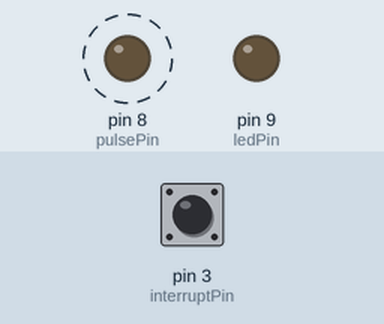
Recording of a sketch running on a simulated Arduino Nano, built with avr-gcc and run on an emulated ATmega328P. Parts: output pins drawn as LEDs (lit = HIGH). Dashed ring = blinking. The test bench sets the inputs (shaded band); at power-on: pin 3 (interruptPin) HIGH.

Above: at 1.2 s.
1.3 s: pin 3 (interruptPin) pulled LOW for 0.15 s
At 2.4 s:
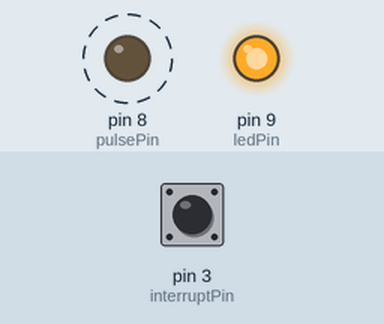
4.4 s: pin 3 (interruptPin) pulled LOW for 1 s
At 4.9 s:
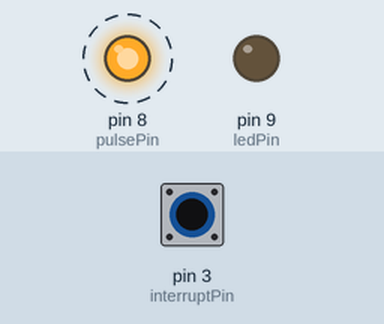
8.4 s: pin 3 (interruptPin) pulled LOW for 3.2 s
At 9.4 s:
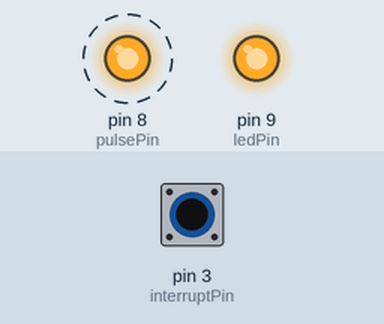
Timing chart, 0 to 19.5 s (numbered marks = the images above; inputs shaded):
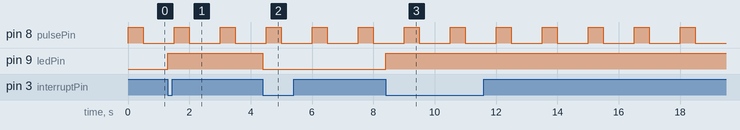

Measured:
- after the input at 1.3 s, pin 9 (ledPin): LOW → HIGH at once
- after the input at 4.4 s, pin 9 (ledPin): HIGH → LOW at once
- after the input at 8.4 s, pin 9 (ledPin): LOW → HIGH at once
- by itself, pin 8 (pulsePin): alternates HIGH for 0.50 s and LOW for 1.0 s

The sketch:

Int_1_example.ino
```cpp
// uint8_t may be used instead of byte
// Byte, uint8_t and unsigned char, they are basically the same thing in Arduino. These data types often cause confusions to new programmers.
// So is there any difference in them?

// A byte stores an 8-bit unsigned number, from 0 to 255. For example for the number 0, the binary form is 00000000,
// there are 8 zeros (8 bits in total). for the number 255, the binary form is 11111111.

// A uint8_t data type is basically the same as byte in Arduino. Writers of embedded software often define these types,
// because systems can sometimes define int to be 8 bits, 16 bits or 32 bits long. The issue doesn’t arise in C# or Java,
// because the size of all the basic types is defined by the language.

// An unsigned char data type that occupies 1 byte of memory. It is the same as the byte datatype.
// The unsigned char datatype encodes numbers from 0 to 255. For consistency of Arduino programming style, the byte data type is to be preferred.

const uint8_t pulsePin = 8;  //Single yellow LED on D8 (not on starter board)
const byte ledPin = 9;       //Single green LED on D9 on Nano starter board
const byte interruptPin = 3; // INT1 on Port D3 (connected to the green LED in the Tri-colour LED3 on the Nanao starter board,
                             // so D3 can be shorted to ground with a wire in lieu of a switch, this lights LED3 green but also pulls INT1 low
                             // triggering the Interrupt Service Routine called toggle)
volatile byte state = LOW;   // Directs the compiler to use RAM for the variable and not a CPU register, reccomended for ISRs

void setup() {
  pinMode(pulsePin, OUTPUT); //set pulsePin to be an output
  pinMode(ledPin, OUTPUT); //set ledpin to be an output
  pinMode(interruptPin, INPUT_PULLUP); //set interruptPin to be an input with a pullup to 5v
  attachInterrupt(digitalPinToInterrupt(interruptPin), toggle, FALLING); // call IST toggle when negative edge on interruptPin
}

void loop() {
  // Runs constantly to flash LED on D8, but every HIGH to LOW transition tiggers an interrupt calling ISR toggle
  digitalWrite(pulsePin, HIGH);   // turn the LED on (HIGH is the voltage level)
  delay(500);                     // wait for 500mS
  digitalWrite(pulsePin, LOW);    // turn the LED off by making the voltage LOW
  delay(1000);                    // wait for a second
}

void toggle() {
  // Toggle the state of the ledPin
  state = !state; //toggle the value of the variable called state)
  digitalWrite(ledPin, state); //write the value of state to ledpin
}
```
